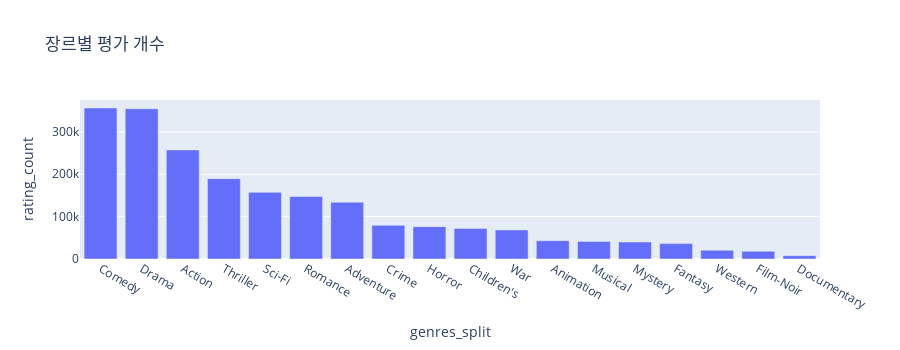

The notebook cell saved with this chart:
### Code cell
px.bar(rating_by_genre_df, x='genres_split', y='rating_count', height=350, title='장르별 평가 개수').update_xaxes(categoryorder="total descending")

### Figure 1 — Plotly figure (JSON) as saved in the notebook; plotly's stock layout.template omitted (floating-point values rounded to 4 significant figures)
{"data": [{"hovertemplate": "genres_split=%{x}<br>rating_count=%{y}<extra></extra>", "legendgroup": "", "marker": {"color": "#636efa", "pattern": {"shape": ""}}, "name": "", "orientation": "v", "showlegend": false, "textposition": "auto", "type": "bar", "x": ["Horror", "Children's", "Fantasy", "Sci-Fi", "Adventure", "Action", "Comedy", "Thriller", "Romance", "Western", "Musical", "Mystery", "Animation", "Crime", "Drama", "War", "Documentary", "Film-Noir"], "xaxis": "x", "y": [76386, 72186, 36301, 157294, 133953, 257457, 356580, 189680, 147523, 20683, 41533, 40178, 43293, 79541, 354529, 68527, 7910, 18261], "yaxis": "y"}], "layout": {"barmode": "relative", "height": 350, "legend": {"tracegroupgap": 0}, "title": {"text": "장르별 평가 개수"}, "xaxis": {"anchor": "y", "categoryorder": "total descending", "domain": [0, 1], "title": {"text": "genres_split"}}, "yaxis": {"anchor": "x", "domain": [0, 1], "title": {"text": "rating_count"}}}}
